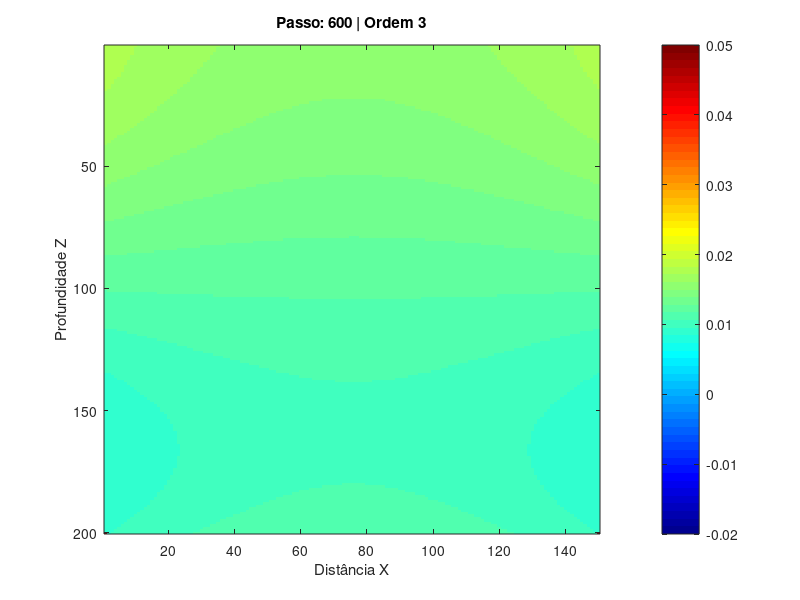

Here is the MATLAB script that generated this plot:
clear; clc; close all;

M = 3; %ordem

Nx = 150;
Nz = 200;

h = 10.0;
c = 1500.0;
dt = 0.004;
S = c * dt / h;
PassosTempo = 600;

% 2. O Tensor de Histórico (Máquina do Tempo)
% =========================================================================
% O FDTD precisa de pelo menos 3 níveis para o interior (Futuro, Presente, Passado).
% Se a ordem de absorção M for maior que 2, precisamos de M+1 níveis.
NiveisTempo = max(3, M + 1);
U = zeros(Nx, Nz, NiveisTempo);

% Fonte Gaussiana
t0 = 0.1; sigma = 0.02;
x_src = round(Nx/2); z_src = 2;

% 3. O Motor Gerador de Coeficientes de Higdon
% =========================================================================
c1 = (S - 1) / (S + 1);

% Matriz Base de 1ª Ordem
% Linhas: Tempo (1=Futuro, 2=Presente) | Colunas: Espaço (1=Borda, 2=Interior)
C_base = [1, -c1; c1, -1];

% Matriz Nula caso Ordem seja 0 (Dirichlet)
C_higdon = 1;

if M > 0
    % Eleva o polinômio à potência M através de convoluções 2D
    for i = 1:M
        C_higdon = conv2(C_higdon, C_base);
    end
end

figure('Position', [100, 100, 800, 600]);

% =========================================================================
% LAÇO PRINCIPAL
% =========================================================================
for n = 1:PassosTempo
    t = n * dt;

    % A. ATUALIZAÇÃO DO INTERIOR (Onda 2D)
    % U(:,:,1) = Futuro | U(:,:,2) = Presente | U(:,:,3) = Passado
    U(2:Nx-1, 2:Nz-1, 1) = 2*U(2:Nx-1, 2:Nz-1, 2) - U(2:Nx-1, 2:Nz-1, 3) + ...
        (S^2) * (U(3:Nx, 2:Nz-1, 2) - 2*U(2:Nx-1, 2:Nz-1, 2) + U(1:Nx-2, 2:Nz-1, 2) + ...
                 U(2:Nx-1, 3:Nz, 2) - 2*U(2:Nx-1, 2:Nz-1, 2) + U(2:Nx-1, 1:Nz-2, 2));

    % B. INJEÇÃO DA EXPLOSÃO
    src = exp(-((t - t0) / sigma)^2);
    U(x_src, z_src, 1) = U(x_src, z_src, 1) + src;

    % Superfície Rígida
    U(:, 1, 1) = U(:, 2, 2);

    % C. CONDIÇÕES DE TRANSPARÊNCIA GENÉRICAS
    if M == 0
        U(1, :, 1) = 0; U(Nx, :, 1) = 0; U(:, Nz, 1) = 0;
    else
        % Limpa as bordas antes de aplicar o somatório
        U(1, :, 1) = 0; U(Nx, :, 1) = 0; U(:, Nz, 1) = 0;

        % Laço Dinâmico: Aplica os pesos da Matriz de Convolução
        for i = 1:M+1
            for j = 1:M+1
                % Pula o coeficiente (1,1) pois é o próprio futuro na borda
                if i==1 && j==1; continue; end

                peso = C_higdon(i,j);

                % ESQUERDA: O interior cresce positivamente (j)
                U(1, :, 1) = U(1, :, 1) - peso * U(j, :, i);

                % DIREITA: O interior cresce negativamente (Nx - j + 1)
                U(Nx, :, 1) = U(Nx, :, 1) - peso * U(Nx - j + 1, :, i);

                % FUNDO: O interior cresce negativamente no eixo Z (Nz - j + 1)
                U(:, Nz, 1) = U(:, Nz, 1) - peso * U(:, Nz - j + 1, i);
            end
        end
    end



    % E. ATUALIZAÇÃO DA MÁQUINA DO TEMPO (Shift do Tensor)
    % Empurra tudo para o passado: o Presente vira Passado, o Futuro vira Presente.
    for k = NiveisTempo:-1:2
        U(:,:,k) = U(:,:,k-1);
    end

    % F. PLOTAGEM ANIMADA
    if mod(n, 4) == 0
        imagesc(U(:,:,2)');
        caxis([-0.02 0.05]);
        colormap(jet); colorbar;
        title(sprintf('Passo: %d | Ordem %d', n, M));
        xlabel('Distância X'); ylabel('Profundidade Z');
        drawnow;
    end
end
